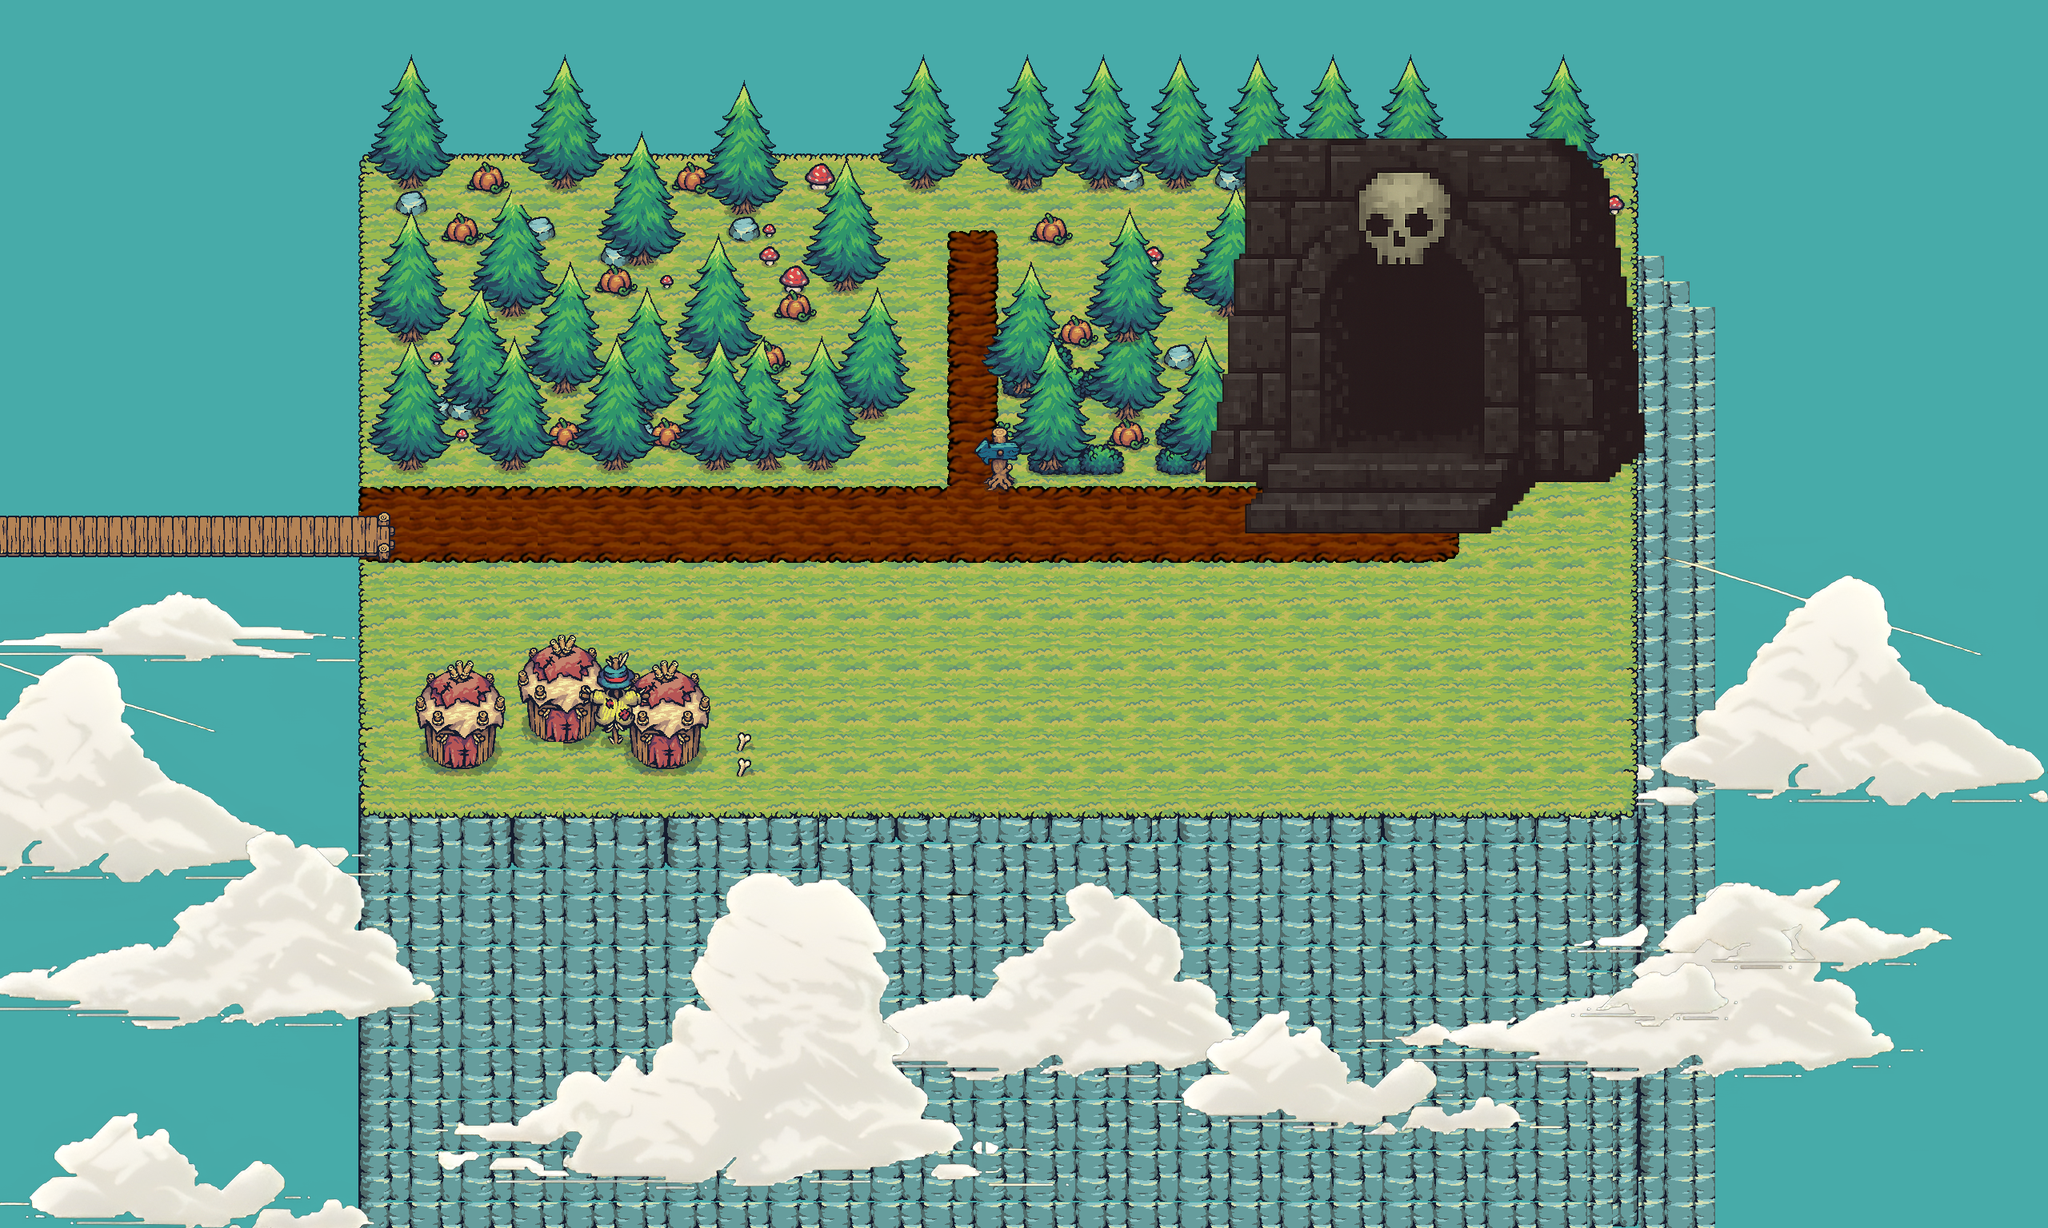

This game map was drawn from its Tiled (.tmx) file and the tilesets committed beside it. A one-line description and the trimmed map source follow:
An orthogonal 80x48 tile map with 32x32 px tiles, 11 tile layers (Background, FloorRoadBridge, FloorBridge1, FloorBridge, ...), 13 tilesets and 23 objects (Start, end, labirint.tmx).

<map version="1.10" tiledversion="1.11.2" orientation="orthogonal" renderorder="right-down" width="80" height="48" tilewidth="32" tileheight="32" infinite="0" nextlayerid="16" nextobjectid="22">
 <tileset firstgid="1" name="Tilemap_Flat" tilewidth="32" tileheight="32" tilecount="160" columns="20">
  <image source="Tiny Swords/Tiny Swords (Update 010)/Terrain/Ground/Tilemap_Flat.png" width="640" height="256" />
  <tile id="20">
   <objectgroup draworder="index">
    <object id="0" x="7" y="0">
     <polygon points="0,0 0.333333,30.3333 22.6667,30.6667 24.6667,0.666667" />
    </object>
   </objectgroup>
  </tile>
  <tile id="25">
   <objectgroup draworder="index">
    <object id="0" x="23" y="-0.666667">
     <polygon points="0,0 -1,31.3333 -24,33 -22.6667,1.33333" />
    </object>
   </objectgroup>
  </tile>
  <tile id="27">
   <objectgroup draworder="index">
    <object id="0" x="0.333333" y="0.333333">
     <polygon points="0,0 26.6667,0.333333 26.3333,31 -0.666667,31.3333" />
    </object>
   </objectgroup>
  </tile>
  <tile id="45">
   <objectgroup draworder="index">
    <object id="0" x="22.3333" y="1">
     <polygon points="0,0 -0.666667,29 -21.3333,29.3333 -22.6667,0" />
    </object>
   </objectgroup>
  </tile>
  <tile id="47">
   <objectgroup draworder="index">
    <object id="0" x="26.3333" y="-1">
     <polygon points="0,0 -0.333333,31.3333 -27,32 -28,1.66667" />
    </object>
   </objectgroup>
  </tile>
  <tile id="65">
   <objectgroup draworder="index">
    <object id="0" x="23.6667" y="1.33333">
     <polygon points="0,0 -1,29.3333 -23,31 -24,-1.66667" />
    </object>
   </objectgroup>
  </tile>
  <tile id="67">
   <objectgroup draworder="index">
    <object id="0" x="23.3333" y="0.666667">
     <polygon points="0,0 2.33333,30.3333 -25.6667,32 -24,-1" />
    </object>
   </objectgroup>
  </tile>
  <tile id="85">
   <objectgroup draworder="index">
    <object id="0" x="23.3333" y="0.333333">
     <polygon points="0,0 -0.333333,30.3333 -24,30.3333 -23,2" />
    </object>
   </objectgroup>
  </tile>
  <tile id="87">
   <objectgroup draworder="index">
    <object id="0" x="25.3333" y="-0.666667">
     <polygon points="0,0 0.666667,30.3333 -25.3333,32.3333 -25.3333,0.666667" />
    </object>
   </objectgroup>
  </tile>
  <tile id="104">
   <objectgroup draworder="index">
    <object id="0" x="30" y="21.6667">
     <polygon points="0,0 -29.6667,0 -29.6667,-21 0,-22" />
    </object>
   </objectgroup>
  </tile>
  <tile id="105">
   <objectgroup draworder="index">
    <object id="0" x="22.6667" y="0.666667">
     <polygon points="0,0 -1,15.3333 -23.3333,18 -21.3333,-1" />
    </object>
   </objectgroup>
  </tile>
  <tile id="107">
   <objectgroup draworder="index">
    <object id="0" x="24" y="0.666667">
     <polygon points="0,0 -0.666667,20 -24.6667,21.3333 -25,-0.333333" />
    </object>
   </objectgroup>
  </tile>
 </tileset>
 <tileset firstgid="161" name="Water" tilewidth="32" tileheight="32" tilecount="4" columns="2">
  <image source="Tiny Swords/Tiny Swords (Update 010)/Terrain/Water/Water.png" width="64" height="64" />
 </tileset>
 <tileset firstgid="165" name="Water" tilewidth="32" tileheight="32" tilecount="4" columns="2">
  <image source="Tiny Swords/Tiny Swords (Update 010)/Terrain/Water/Water.png" width="64" height="64" />
 </tileset>
 <tileset firstgid="169" name="Decoration" tilewidth="192" tileheight="192" tilecount="18" columns="0">
  <tile id="0">
   <image source="../Tiny Swords/Tiny Swords (Update 010)/Deco/01.png" width="64" height="64" />
  </tile>
  <tile id="1">
   <image source="../Tiny Swords/Tiny Swords (Update 010)/Deco/02.png" width="64" height="64" />
  </tile>
  <tile id="2">
   <image source="../Tiny Swords/Tiny Swords (Update 010)/Deco/03.png" width="64" height="64" />
  </tile>
  <tile id="3">
   <image source="../Tiny Swords/Tiny Swords (Update 010)/Deco/04.png" width="64" height="64" />
  </tile>
  <tile id="4">
   <image source="../Tiny Swords/Tiny Swords (Update 010)/Deco/05.png" width="64" height="64" />
  </tile>
  <tile id="5">
   <image source="../Tiny Swords/Tiny Swords (Update 010)/Deco/06.png" width="64" height="64" />
  </tile>
  <tile id="6">
   <image source="../Tiny Swords/Tiny Swords (Update 010)/Deco/07.png" width="64" height="64" />
  </tile>
  <tile id="7">
   <image source="../Tiny Swords/Tiny Swords (Update 010)/Deco/08.png" width="64" height="64" />
  </tile>
  <tile id="8">
   <image source="../Tiny Swords/Tiny Swords (Update 010)/Deco/09.png" width="64" height="64" />
  </tile>
  <tile id="9">
   <image source="../Tiny Swords/Tiny Swords (Update 010)/Deco/10.png" width="64" height="64" />
  </tile>
  <tile id="10">
   <image source="../Tiny Swords/Tiny Swords (Update 010)/Deco/11.png" width="64" height="64" />
  </tile>
  <tile id="11">
   <image source="../Tiny Swords/Tiny Swords (Update 010)/Deco/12.png" width="64" height="64" />
  </tile>
  <tile id="12">
   <image source="../Tiny Swords/Tiny Swords (Update 010)/Deco/13.png" width="64" height="64" />
  </tile>
  <tile id="13">
   <image source="../Tiny Swords/Tiny Swords (Update 010)/Deco/14.png" width="64" height="64" />
  </tile>
  <tile id="14">
   <image source="../Tiny Swords/Tiny Swords (Update 010)/Deco/15.png" width="64" height="64" />
  </tile>
  <tile id="15">
   <image source="../Tiny Swords/Tiny Swords (Update 010)/Deco/16.png" width="64" height="128" />
  </tile>
  <tile id="16">
   <image source="../Tiny Swords/Tiny Swords (Update 010)/Deco/17.png" width="64" height="128" />
  </tile>
  <tile id="17">
   <image source="../Tiny Swords/Tiny Swords (Update 010)/Deco/18.png" width="192" height="192" />
  </tile>
 </tileset>
 <tileset firstgid="187" name="Trees" tilewidth="128" tileheight="128" tilecount="2" columns="0">
  <tile id="0">
   <image source="../Tiny Swords/Tiny Swords (Update 010)/Resources/Resources/G_Idle.png" width="128" height="128" />
  </tile>
  <tile id="1">
   <image source="../Tiny Swords/Tiny Swords (Update 010)/Resources/Resources/W_Idle.png" width="128" height="128" />
  </tile>
 </tileset>
 <tileset firstgid="189" name="Tilemap_Flat2" tilewidth="32" tileheight="32" tilecount="160" columns="20">
  <image source="../Tiny Swords/Tiny Swords (Update 010)/Terrain/Ground/Tilemap_Flat2.png" width="640" height="256" />
 </tileset>
 <tileset firstgid="349" name="Tilemap_Elevation" tilewidth="32" tileheight="32" tilecount="128" columns="8">
  <image source="../Tiny Swords/Tiny Swords (Update 010)/Terrain/Ground/Tilemap_Elevation.png" width="256" height="512" />
 </tileset>
 <tileset firstgid="477" name="Bridge_All" tilewidth="32" tileheight="32" tilecount="48" columns="6">
  <image source="../Tiny Swords/Tiny Swords (Update 010)/Terrain/Bridge/Bridge_All.png" width="192" height="256" />
 </tileset>
 <tileset firstgid="525" name="Tree" tilewidth="32" tileheight="32" tilecount="432" columns="24">
  <image source="../Tiny Swords/Tiny Swords (Update 010)/Resources/Trees/Tree.png" width="768" height="576" />
 </tileset>
 <tileset firstgid="957" name="Clouds" tilewidth="32" tileheight="32" tilecount="3600" columns="80">
  <image source="../Downloads/Clouds.png" width="2560" height="1440" />
 </tileset>
 <tileset firstgid="4557" name="Goblin_House" tilewidth="32" tileheight="32" tilecount="24" columns="4">
  <image source="../Tiny Swords/Tiny Swords (Update 010)/Factions/Goblins/Buildings/Wood_House/Goblin_House.png" width="128" height="192" />
 </tileset>
 <tileset firstgid="4581" source="Labyrinth/Tiled_files/trap_animation.tsx" />
 <tileset firstgid="4806" name="dungeon" tilewidth="1024" tileheight="1024" tilecount="1" columns="0">
  <tile id="0">
   <image source="../assets/dungeon_entrance.png" width="1024" height="1024" />
  </tile>
 </tileset>
 <layer id="1" name="Background" width="80" height="48">
  <data>[3840 cells, 3840 non-empty, 2 distinct tile ids]</data>
 </layer>
 <layer id="2" name="FloorRoadBridge" width="80" height="48">
  <data>[3840 cells, 1001 non-empty, 23 distinct tile ids]</data>
 </layer>
 <layer id="3" name="FloorBridge1" width="80" height="48">
  <data>[3840 cells, 1143 non-empty, 736 distinct tile ids]</data>
 </layer>
 <layer id="4" name="FloorBridge" width="80" height="48">
  <data>[3840 cells, 1031 non-empty, 1031 distinct tile ids]</data>
 </layer>
 <layer id="5" name="Floor" width="80" height="48">
  <data>[3840 cells, 1300 non-empty, 36 distinct tile ids]</data>
 </layer>
 <layer id="6" name="Road" width="80" height="48">
  <data>[3840 cells, 223 non-empty, 60 distinct tile ids]</data>
 </layer>
 <layer id="7" name="Details4" width="80" height="48">
  <data>[3840 cells, 106 non-empty, 14 distinct tile ids]</data>
 </layer>
 <layer id="8" name="Details3" width="80" height="48">
  <data>[3840 cells, 345 non-empty, 138 distinct tile ids]</data>
 </layer>
 <layer id="9" name="Details2" width="80" height="48">
  <data>[3840 cells, 263 non-empty, 56 distinct tile ids]</data>
 </layer>
 <layer id="10" name="Details1" width="80" height="48">
  <data>[3840 cells, 414 non-empty, 128 distinct tile ids]</data>
 </layer>
 <layer id="11" name="Stairs" width="80" height="48">
  <data>[3840 cells, 1 non-empty, 1 distinct tile ids]</data>
 </layer>
 <objectgroup id="12" name="wall">
  <object id="1" x="454" y="1022" width="1590" height="136" />
  <object id="2" x="2054" y="186" width="222" height="986" />
  <object id="5" x="464" y="50" width="1570" height="118" />
  <object id="6" x="198" y="200" width="226" height="834" />
  <object id="7" x="476" y="244" width="676" height="308" />
  <object id="8" x="1310" y="274" width="158" height="280" />
  <object id="9" x="538" y="802" width="348" height="158" />
 </objectgroup>
 <objectgroup id="13" name="start">
  <object id="10" name="Start" x="502" y="648" />
  <object id="21" x="1465.53" y="336.995" width="158" height="565.832" rotation="-89.6272" />
 </objectgroup>
 <objectgroup id="14" name="end">
  <object id="12" name="end" x="2468" y="30" width="72" height="22" />
 </objectgroup>
 <objectgroup id="15" name="next_map">
  <object id="19" name="labirint.tmx" x="1724" y="365.667" width="321.67" height="192.333" />
 </objectgroup>
</map>
